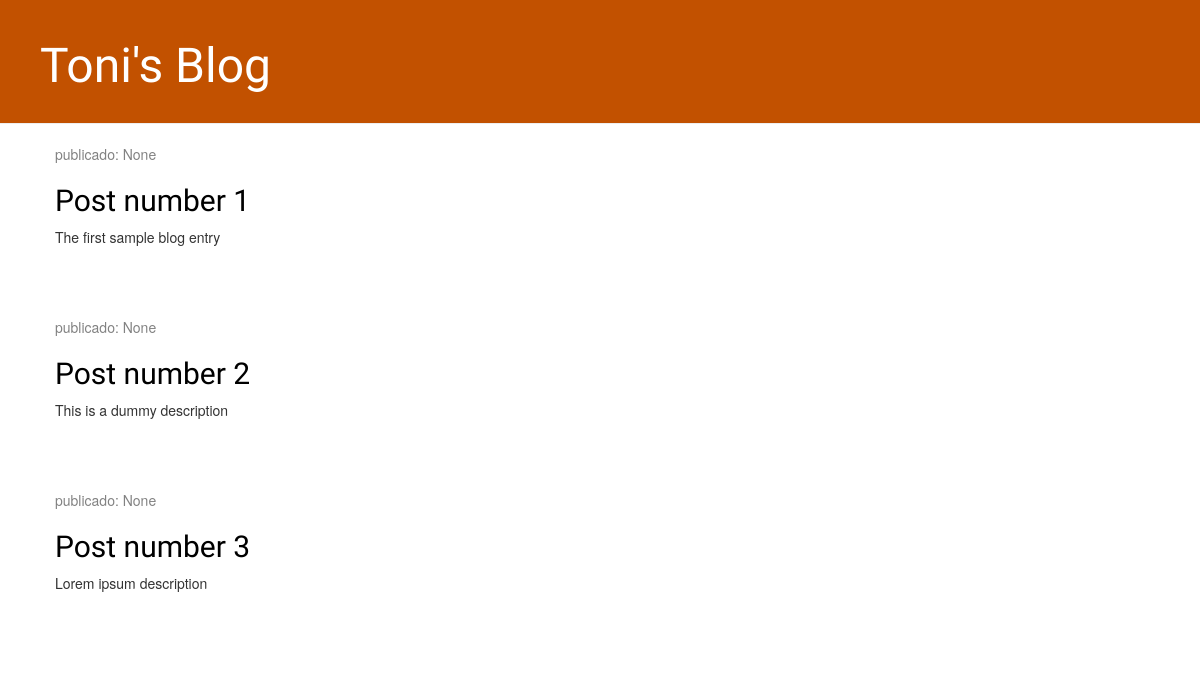
Before: / with the older database file.
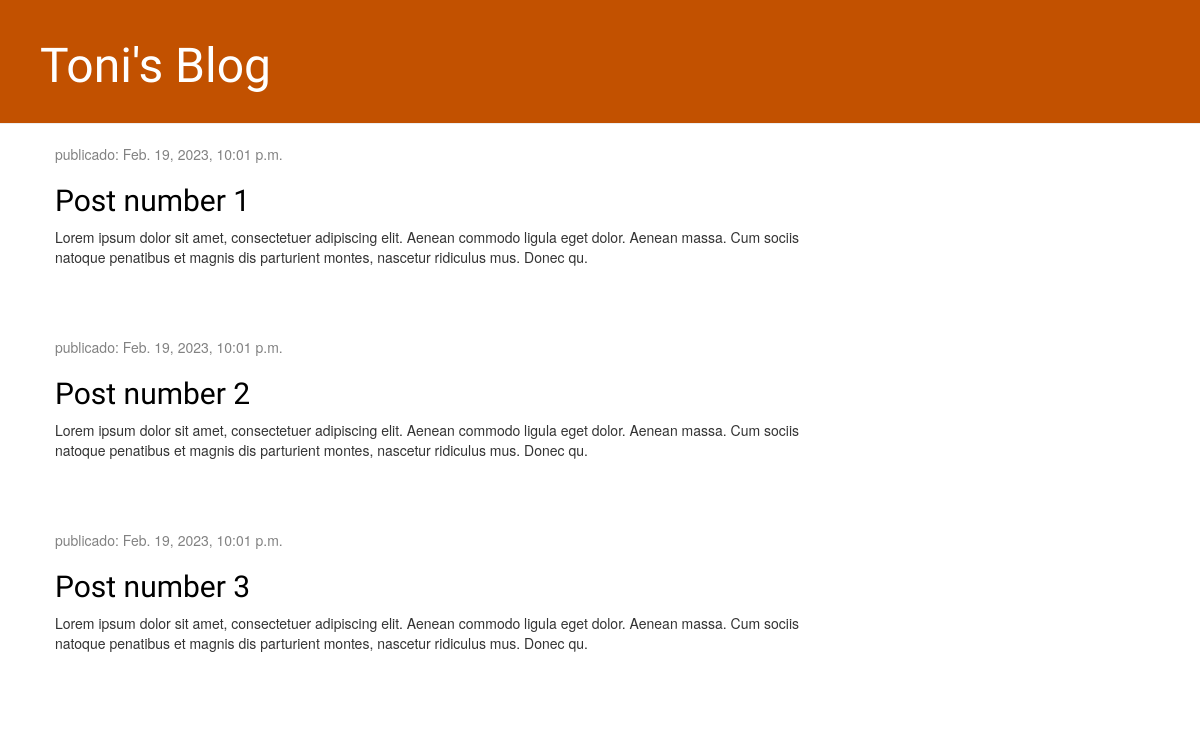
After: the same page with the newer database file.
### blog/models.py (models this page shows, shortened)
class Post(models.Model):
    author = models.ForeignKey(settings.AUTH_USER_MODEL, on_delete=models.CASCADE)
    title = models.CharField(max_length=200)
    text = models.TextField()
    created_date = models.DateTimeField(
            default=timezone.now)
    published_date = models.DateTimeField(
            blank=True, null=True)

### blog/views.py (the view)
# urls.py: path('', views.post_list, name='post_list'),
def post_list(request):
    posts = Post.objects.all()
    return render(request, 'blog/post_list.html', {'posts': posts})

### blog/templates/blog/post_list.html (shortened to what this page needs)
{% load static %}
<html>
    <head>
        <link rel="stylesheet" href="//maxcdn.bootstrapcdn.com/bootstrap/3.2.0/css/bootstrap.min.css">
        <link rel="stylesheet" href="//maxcdn.bootstrapcdn.com/bootstrap/3.2.0/css/bootstrap-theme.min.css">
        <link rel="stylesheet" href="{% static 'css/blog.css' %}">
    </head>
    <body>
        <div class="page-header">
            <h1><a href="/">Toni's Blog</a></h1>
        </div>
        <div>
            <div class="content container">
                <div class="row">
                    <div class="col-md-8">
                        {% for post in posts %}
                            <div class="post">
                                <div class="date">
                                    <p>publicado: {{ post.published_date }}</p>
                                </div>
                                <h2><a href="">{{ post.title }}</a></h2>
                                <p>{{ post.text|linebreaksbr }}</p>
                            </div>
                        {% endfor %}
                    </div>
                </div>
            </div>
        </div>
    </body>
</html>

### blog/static/css/blog.css (style rules this page uses)
.page-header { background-color: #C25100; margin-top: 0; padding: 20px 20px 20px 40px; }
.page-header h1, .page-header h1 a, .page-header h1 a:visited, .page-header h1 a:active { color: #ffffff; font-size: 36pt; text-decoration: none; }
.content { margin-left: 40px; }
h1, h2, h3, h4 { font-family: 'Lobster', cursive; }
.date { color: #828282; }
.post { margin-bottom: 70px; }
.post h2 a, .post h2 a:visited { color: #000000; }

Changed rows visible on the page:
changed Post "Post number 1": published_date "None" → "Feb. 19, 2023, 10:01 p.m."; text "The first sample blog entry" → "Lorem ipsum dolor sit amet, consectetuer adipiscing elit. Aenean commodo ligula eget dolor. Aenean massa. Cum sociis natoque penatibus et magnis dis parturient montes, nascetur ridiculus mus. Donec qu."
changed Post "Post number 2": published_date "None" → "Feb. 19, 2023, 10:01 p.m."; text "This is a dummy description" → "Lorem ipsum dolor sit amet, consectetuer adipiscing elit. Aenean commodo ligula eget dolor. Aenean massa. Cum sociis natoque penatibus et magnis dis parturient montes, nascetur ridiculus mus. Donec qu."
changed Post "Post number 3": published_date "None" → "Feb. 19, 2023, 10:01 p.m."; text "Lorem ipsum description" → "Lorem ipsum dolor sit amet, consectetuer adipiscing elit. Aenean commodo ligula eget dolor. Aenean massa. Cum sociis natoque penatibus et magnis dis parturient montes, nascetur ridiculus mus. Donec qu."
